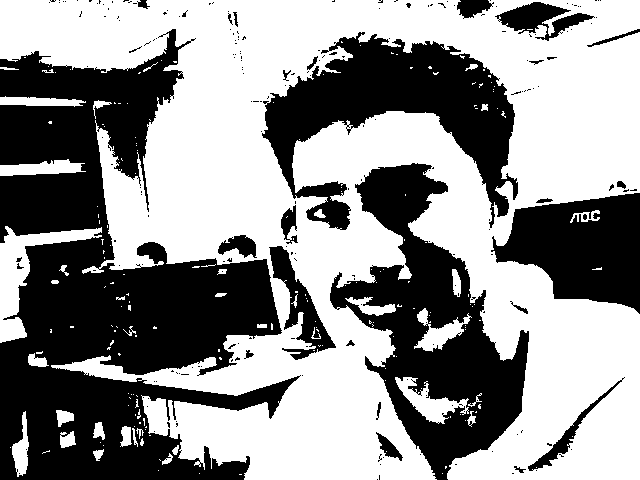
//> input picture lab4/codigo/item3/item3/imagens_item3/Rosto_Com_Equalizacao_Limiarizada_110.png, 640 x 480 px, given in place of the camera
$ ./item3   (built with g++ and OpenCV 4)
//> lines starting //> are read from the running program, lines starting //| are printed output that depends on the picture; after the words box and inside, x2 and y2 are one past the last pixel; in counts of white or black regions, pixels touching at a corner belong together
/**
 * @function calcHist_Demo.cpp
 * @brief Demo code to calculate and equalize histogram of a grayscale image from webcam feed
 */

#include "opencv2/highgui.hpp"
#include "opencv2/imgcodecs.hpp"
#include "opencv2/imgproc.hpp"
#include <iostream>

using namespace std;
using namespace cv;

/**
 * @function main
 */

 int threshold_value1 = 0;
 int threshold_value2 = 0;
 int const max_value = 255;
 int const max_binary_value = 255;
 Mat gray, dst1, dst2, equalized;

 static void Threshold_Demo_gray( int, void* )
{
    /* 0: Binary
     1: Binary Inverted
     2: Threshold Truncated
     3: Threshold to Zero
     4: Threshold to Zero Inverted
    */
    threshold( gray, dst1, threshold_value1, max_binary_value, 0 );
    threshold( equalized, dst2, threshold_value2, max_binary_value, 0 );
}

int main()
{

    //! [Open webcam]
    VideoCapture cap(0); // Open the default camera (0)
    if (!cap.isOpened())
    {
        cerr << "Error: Unable to open the webcam." << endl;
        return EXIT_FAILURE;
    }
    //! [Open webcam]

	namedWindow( "Limiarizacao_sem_equalizacao", WINDOW_AUTOSIZE );
        createTrackbar("Barra_Threshold1", "Limiarizacao_sem_equalizacao", &threshold_value1, max_value, Threshold_Demo_gray);

        namedWindow( "Limiarizacao_com_equalizacao", WINDOW_AUTOSIZE );
        createTrackbar("Barra_Threshold2", "Limiarizacao_com_equalizacao", &threshold_value2, max_value, Threshold_Demo_gray);
    while (true)
    {
        Mat frame;
        cap >> frame; // Capture a new frame from the webcam
//> frame is the input picture: 480 rows x 640 cols, CV_8UC3; 56.7% white; 218 black regions (191 under 20 px), largest, box (x1, y1, x2, y2) and area: (0, 29, 301, 480) 67382, (330, 163, 529, 480) 25192, (262, 32, 518, 230) 20888

        if (frame.empty())
        {
            cerr << "Error: Unable to capture frame." << endl;
            break;
        }

        imshow("Image original", frame);

        //! [Convert to grayscale]
        //Mat gray;
        cvtColor(frame, gray, COLOR_BGR2GRAY);
        threshold( gray, dst1, threshold_value1, max_binary_value, 0 );
        //! [Convert to grayscale]

        //! [Compute histogram of grayscale image]
        int histSize = 256;
        float range[] = {0, 256};
        const float* histRange = {range};
        Mat gray_hist;
        calcHist(&gray, 1, 0, Mat(), gray_hist, 1, &histSize, &histRange);
//> gray_hist = 256 values, max 174204 at index 255, min 0 at index 1, mean 1200

        //! [Draw histogram for grayscale image]
        int hist_w = 512, hist_h = 400;
        int bin_w = cvRound((double)hist_w / histSize);
        Mat histImage(hist_h, hist_w, CV_8UC3, Scalar(0, 0, 0));

        normalize(gray_hist, gray_hist, 0, histImage.rows, NORM_MINMAX);
//> gray_hist = 256 values, max 400 at index 255, min 0 at index 1, mean 2.76


        for (int i = 1; i < histSize; i++)
        {
            line(histImage, Point(bin_w * (i - 1), hist_h - cvRound(gray_hist.at<float>(i - 1))),
                 Point(bin_w * i, hist_h - cvRound(gray_hist.at<float>(i))),
                 Scalar(255, 0, 0), 2, 8, 0);
        }
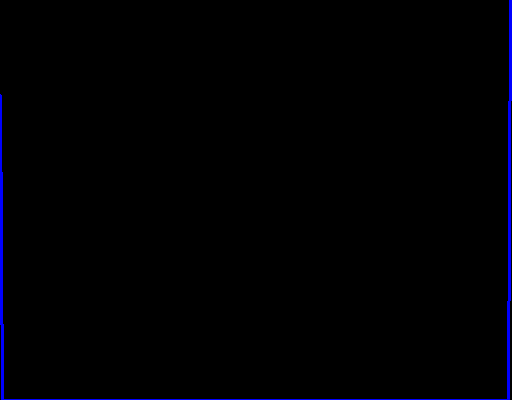
//> histImage: 400 rows x 512 cols, CV_8UC3; mean B, G, R 3.2, 0, 0
        //! [Draw histogram for grayscale image]

        //! [Apply Histogram Equalization]
        //Mat equalized;
        equalizeHist(gray, equalized);
        //! [Apply Histogram Equalization]

        //! [Compute histogram of equalized image]
        Mat equalized_hist;
        calcHist(&equalized, 1, 0, Mat(), equalized_hist, 1, &histSize, &histRange);
//> equalized_hist = 256 values, max 174204 at index 255, min 0 at index 1, mean 1200

        //! [Draw histogram for equalized image]
        Mat equalizedHistImage(hist_h, hist_w, CV_8UC3, Scalar(0, 0, 0));
        normalize(equalized_hist, equalized_hist, 0, equalizedHistImage.rows, NORM_MINMAX);
//> equalized_hist has the same summary as gray_hist

        for (int i = 1; i < histSize; i++)
        {
            line(equalizedHistImage, Point(bin_w * (i - 1), hist_h - cvRound(equalized_hist.at<float>(i - 1))),
                 Point(bin_w * i, hist_h - cvRound(equalized_hist.at<float>(i))),
                 Scalar(255, 0, 0), 2, 8, 0);
        }
        //! [Draw histogram for equalized image]

        threshold( equalized, dst2, threshold_value2, max_binary_value, 0 );

        //! [Display results]
        imshow("Grayscale Image", gray);
        //imshow("Grayscale Histogram", histImage);
        imshow("Equalized Image", equalized);
        //imshow("Equalized Histogram", equalizedHistImage);
        imshow("Limiarizacao_sem_equalizacao", dst1);
        imshow("Limiarizacao_com_equalizacao", dst2);

        //! [Save images on key press]
        char key = (char)waitKey(30); // Wait 30 ms for a key press
//> the Esc key is pressed
        if (key == 's' || key == 'S')
        {
            imwrite("Grayscale_Image.png", gray);
            imwrite("Equalized_Image.png", equalized);
            //imwrite("Grayscale_Histogram.png", histImage);
            //imwrite("Equalized_Histogram.png", equalizedHistImage);
            imwrite("Img_Sem_Equalizacao_Limiarizada.png", dst1);
            imwrite("Img_Com_Equalizacao_Limiarizada.png", dst2);
            cout << "Images saved successfully.\n";
        }
        else if (key == 27) // Press 'Esc' to exit
        {
            break;
        }
        //! [Save images on key press]
    }

    cap.release(); // Release the webcam
    destroyAllWindows();
    return 0;
}
